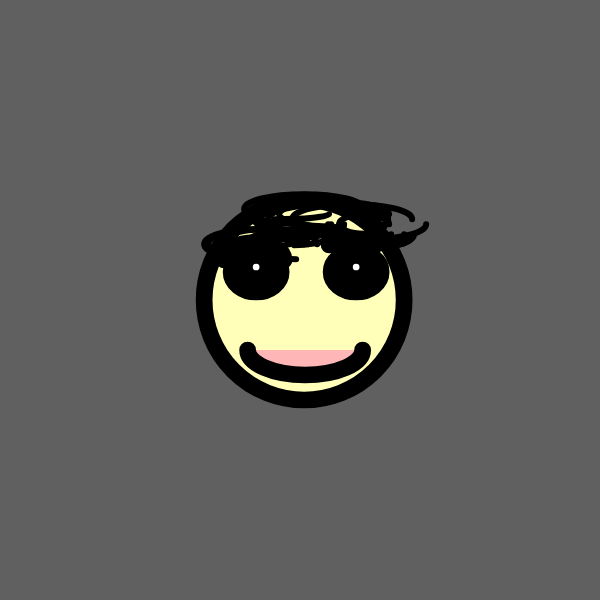
Frame 1 (no input)
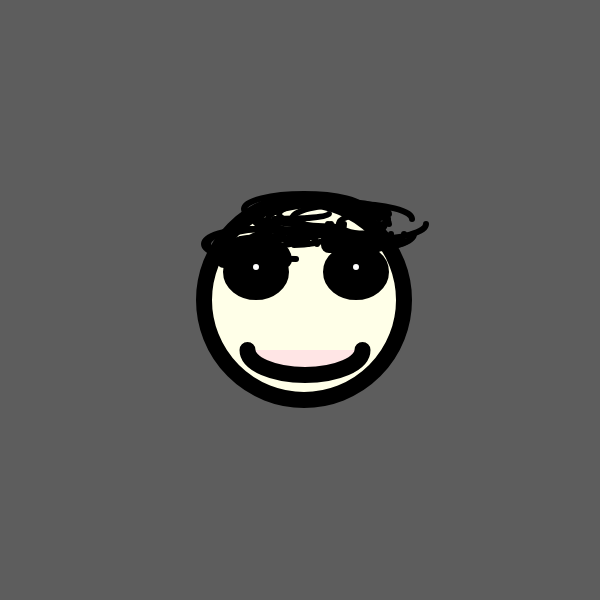
Frame 60 (no input)
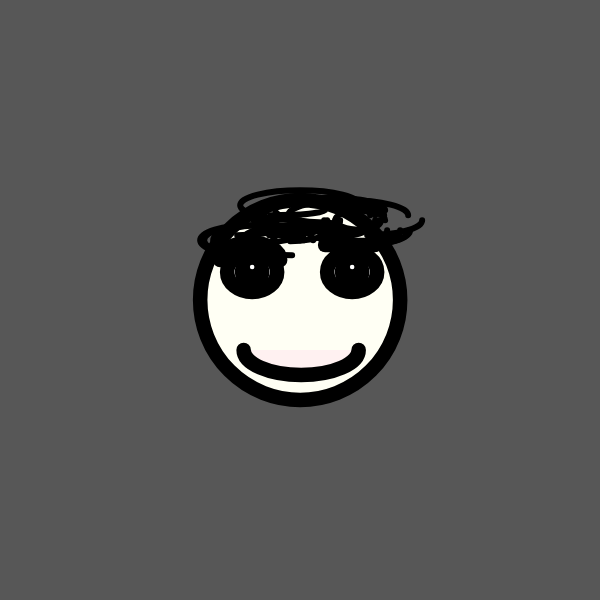
Frame 120 (the mouse pressed at the canvas centre since frame 60)

The p5.js sketch that drew these frames (run headless with seeded random() and noise() and a simulated clock; from frame 60 on, the mouse is pressed at the canvas centre):

// p5.js sketch
// ── sketch.js
function setup() {
  createCanvas(600, 600);//Crea un areade dibuix de 600 píxels quadrats, 600 píxels d'ample i 600 píxels d'alçada, canvas és àrea de dibuix. Setup és la configuració o caraquterístiques del nostre codí
}
//Farem canvis aleatoris amb random i canvis suaus amb noise
function draw() {// Draw significa dibuixar
  let canvigran=random(0,255)
  let canvisuau=noise(0.001*frameCount)*25;
  let canvisuau2=noise(0.001*frameCount+10000)*127;
  let tremolor=random(0,20);
  let tremolorsuau=noise(0,001*frameCount)*10
  background(canvisuau2);//Fons de color gris, és de color gris perqué hi ha un numoro entre 0 i 255 i el 0 es negra i el 255 es blanc.
  print(canvisuau)
  strokeWeight(canvisuau)
  fill(255+canvigran,221+canvisuau2,3+canvigran);//fill significa omplir de color el que hi ha a continuació en aquest cas el·lipses. El primer numero és el nivell de vermellos(R:red), el segon numero es el nivell de verdos(G:green) i el tercer numero és el nivell de blavos(B:blue). Podem fer 255 X 255 X 255= 16.700.000 de colors diferents. He de posar el color que  vulguis als ull hi ha la cara canviant els 3 numeros, buscant a google colors RGB
  ellipse(300+tremolor,300,200,200);//És la cara secera. El primer número significa la posició X (horitzontal) del centre de la el·lipse. El segon numero significa la posicio Y(vertical) del centre de la el·lipse. El tercer numero significa l'amplada de la el·lipse en pixels i el quart l'alçada de la el·lipse. Sempre els numeros son pixels contants des de la cantonada superir esquerra, és a dir el punt 0,0 es troba diferent que a matemàtiques(cantonada inferior esquerra)
  fill(255);//És el color del ulls
  ellipse(252+tremolor,272,50,40);//És l'ull dret perquè és 350 de X al centre
  ellipse(352+tremolor,272,50,40);//És l'ull esquerra perquè és 250 pixels de la X del centre 
  fill(0)
  ellipse(252+tremolor,272,20,20)
  fill(0)
  ellipse(352+tremolor,272,20,20)
  fill(255+canvigran,0+canvigran,0+canvigran);// El color de la cara
  arc(301+tremolor,350,115,50,0,PI)
  fill(255)
   ellipse(252+tremolor,267,10,10)
  ellipse(352+tremolor,267,10,10)
   noFill();// no omplis de color la cella
  arc(250+tremolor,260,60,35,PI,0);//cella esquerra
  line(325+tremolor,245,375,245);//cella dreta:els dos primers números són la X
  strokeWeight(6)
arc(240+tremolor,220+tremolor,50,40,0,HALF_PI);
arc(270+tremolor,210+tremolor,110,10,0,HALF_PI);
arc(300+tremolor,205+tremolor,120,30,HALF_PI,0);
arc(330+tremolor,210+tremolor,110,25,HALF_PI,0);
arc(360+tremolor,220+tremolor,50,19,HALF_PI,0);

arc(230+tremolor,235+tremolor,90,30,0,HALF_PI);
arc(260+tremolor,225+tremolor,100,35,0,HALF_PI);
arc(290+tremolor,220+tremolor,100,42,0,HALF_PI);
arc(320+tremolor,225+tremolor,100,27,0,HALF_PI);
arc(350+tremolor,235+tremolor,90,0,HALF_PI,0);
  
arc(250+tremolor,240+tremolor,100,30,HALF_PI,0);
arc(280+tremolor,220+tremolor,110,30,0,HALF_PI);
arc(310+tremolor,215+tremolor,120,30,HALF_PI,0);
arc(320+tremolor,220+tremolor,110,30,0,HALF_PI);
arc(350+tremolor,230+tremolor,100,30,0,HALF_PI);

arc(263+tremolor,240+tremolor,100,30,HALF_PI,0);
arc(269+tremolor,220+tremolor,110,30,0,HALF_PI);
arc(315+tremolor,215+tremolor,120,30,HALF_PI,0);
arc(324+tremolor,220+tremolor,110,30,0,HALF_PI);
arc(337+tremolor,230+tremolor,100,30,0,HALF_PI);

arc(254+tremolor,240+tremolor,100,30,HALF_PI,0);
arc(272+tremolor,220+tremolor,110,30,0,HALF_PI);
arc(324+tremolor,215+tremolor,120,30,HALF_PI,0);
arc(326+tremolor,220+tremolor,110,30,0,HALF_PI);
arc(359+tremolor,230+tremolor,100,30,0,HALF_PI);

arc(292+tremolor,240+tremolor,100,30,HALF_PI,0);
arc(237+tremolor,220+tremolor,110,30,0,HALF_PI);
arc(348+tremolor,215+tremolor,120,30,HALF_PI,0);
arc(367+tremolor,220+tremolor,110,30,0,HALF_PI);
arc(360+tremolor,230+tremolor,100,30,0,HALF_PI);
}
